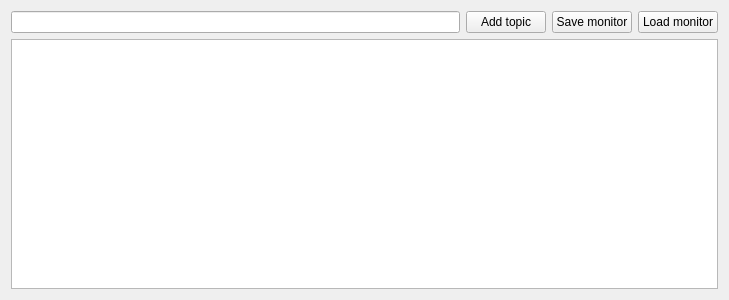
<?xml version="1.0" encoding="UTF-8"?>
<ui version="4.0">
 <class>MonitorWidget</class>
 <widget class="QWidget" name="MonitorWidget">
  <property name="geometry">
   <rect>
    <x>0</x>
    <y>0</y>
    <width>729</width>
    <height>300</height>
   </rect>
  </property>
  <property name="windowTitle">
   <string>Form</string>
  </property>
  <layout class="QVBoxLayout" name="verticalLayout">
   <item>
    <layout class="QHBoxLayout" name="horizontalLayout">
     <item>
      <widget class="QLineEdit" name="edit_topic_name">
       <property name="toolTip">
        <string>Topic name</string>
       </property>
      </widget>
     </item>
     <item>
      <widget class="QPushButton" name="button_add_topic">
       <property name="text">
        <string>Add topic</string>
       </property>
      </widget>
     </item>
     <item>
      <widget class="QPushButton" name="button_save_monitor">
       <property name="text">
        <string>Save monitor</string>
       </property>
      </widget>
     </item>
     <item>
      <widget class="QPushButton" name="button_load_monitor">
       <property name="text">
        <string>Load monitor</string>
       </property>
      </widget>
     </item>
    </layout>
   </item>
   <item>
    <widget class="QTableView" name="table_topics_values">
     <property name="selectionMode">
      <enum>QAbstractItemView::NoSelection</enum>
     </property>
     <attribute name="horizontalHeaderDefaultSectionSize">
      <number>300</number>
     </attribute>
     <attribute name="horizontalHeaderStretchLastSection">
      <bool>true</bool>
     </attribute>
    </widget>
   </item>
  </layout>
 </widget>
 <resources/>
 <connections/>
</ui>
